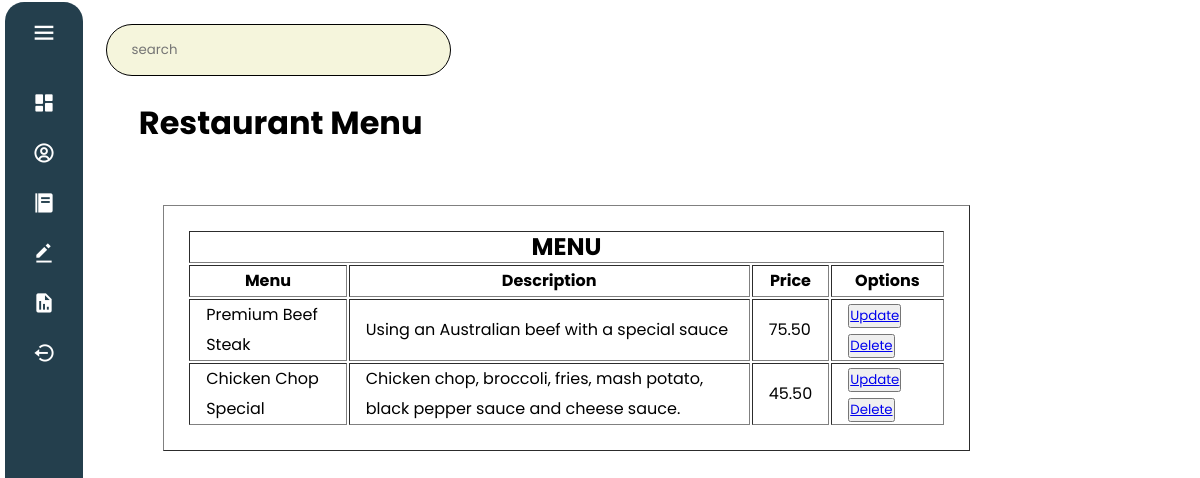
Page /PHP/RO_HomePage.php (signed in) on the committed database.
### tables this page shows
CREATE TABLE `RestaurantMenu`(
    `RM_ID` INT AUTO_INCREMENT,
    `Rest_ID` INT,
    `RM_MenuName` VARCHAR(30),
    `RM_Description` VARCHAR(700),
    `RM_Price` DECIMAL(65,2),
    PRIMARY KEY (`RM_ID`)
);

### PHP/RO_HomePage.php (the view, shortened to what this page needs)
<?php
    include_once 'C:\xampp\htdocs\Foody\Database\db.php';
?>
<!DOCTYPE html>
<html lang="en">
<head>
    <link rel="stylesheet" href="CSS/HomePage.css"/>
</head>
<body>
    <?php include "./RO_Navigationbar.php" ?>
    <div class="bar">
        <form action="" class="search-bar">
            <input type="text" placeholder="search" name="searchBar">
        </form>
        <h1><i class="fa-solid fa-chart-line"></i>Restaurant Menu</h1>
    </div>
    <?php
                        $query1 = "SELECT * FROM restaurantmenu WHERE Rest_ID = '{$_SESSION["RO_login"]}'";
                        $result = mysqli_query($con, $query1);
            ?>
                        <table border="1px" style="width: 70%; line-height:30px;">
                            <tr>
                                <th colspan=4><h2>MENU</h2></th>
                            </tr>
                            <t>
                                <th>Menu </th>
                                <th>Description</th>
                                <th>Price</th>
                                <th>Options</th>
                            </t>
                            <?php
                                if ($result->num_rows > 0) {
                                    while($row = $result->fetch_assoc()) {
                                        $id = $row['RM_ID'];
                                        $menu = $row['RM_MenuName'];
                                        $description = $row['RM_Description'];
                                        $price = $row['RM_Price'];
                                        echo
                                        '<tr>
                                            <td style="padding: 0 1rem">'.$menu.'</td>
                                            <td style="padding: 0 1rem">'.$description.'</td>
                                            <td style="padding: 0 1rem">'.$price.'</td>
                                            <td style="padding: 0 1rem">
                                                <button><a href= "RO_UpdateMenu.php?viewid='.$id.'">Update</a></button>
                                                <button><a href= "RO_DeleteMenu.php?deleteid='.$id.'">Delete</a></button>
                                            </td>
                                        </tr>';
                                    }
                                }
                            ?>
                        </table><br><br>
</body>
</html>

### PHP/CSS/HomePage.css (style rules this page uses)
html { overflow-y: scroll; overflow-x:hidden; }
body { font-family: 'Poppins', sans-serif; }
.search-bar { width: 30%; max-width: 700%; background-color: beige; border: 1px solid black; border-radius: 2rem; display: flex; align-items: center; padding: 10px 20px; margin-left: 5%; }
.search-bar input { background: transparent; flex: 1; border: 0; outline: none; padding: 5px; }
h1 { padding-top: 2%; padding-left: 6%; }
h1 i { padding-right: 2%; }
table { margin-left: 10%; margin-top: 5%; padding: 2%; height: 10%; }

### PHP/CSS/RO_Navigation.css (style rules this page uses)
* { margin:0; padding:0; box-sizing: border-box; font-family: 'Poppins',sans-serif; }
body { position: relative; min-height: 100vh; width: 100%; overflow: hidden; }

### PHP/RO_HomePage.php (style rules this page uses)
body { margin-left: 2%; padding: 2%; }

### rows in the picture
restaurantmenu: RM_MenuName "Premium Beef Steak", RM_Description "Using an Australian beef with a special sauce", RM_Price "75.50"
restaurantmenu: RM_MenuName "Chicken Chop Special", RM_Description "Chicken chop, broccoli, fries, mash potato, black pepper sauce and cheese sauce.", RM_Price "45.50"
